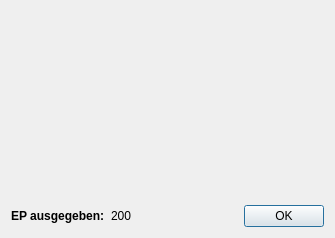
<?xml version="1.0" encoding="UTF-8"?>
<ui version="4.0">
 <class>formMain</class>
 <widget class="QDialog" name="formMain">
  <property name="windowModality">
   <enum>Qt::ApplicationModal</enum>
  </property>
  <property name="geometry">
   <rect>
    <x>0</x>
    <y>0</y>
    <width>335</width>
    <height>238</height>
   </rect>
  </property>
  <property name="sizePolicy">
   <sizepolicy hsizetype="Preferred" vsizetype="Preferred">
    <horstretch>0</horstretch>
    <verstretch>0</verstretch>
   </sizepolicy>
  </property>
  <property name="windowTitle">
   <string>Triff deine Auswahl</string>
  </property>
  <property name="modal">
   <bool>true</bool>
  </property>
  <layout class="QGridLayout" name="gridLayout">
   <item row="5" column="0">
    <layout class="QHBoxLayout" name="horizontalLayout_3">
     <item>
      <widget class="QLabel" name="label">
       <property name="font">
        <font>
         <weight>75</weight>
         <bold>true</bold>
        </font>
       </property>
       <property name="text">
        <string>EP ausgegeben:</string>
       </property>
      </widget>
     </item>
     <item>
      <widget class="QLabel" name="labelEP">
       <property name="text">
        <string>200</string>
       </property>
      </widget>
     </item>
     <item>
      <spacer name="horizontalSpacer_2">
       <property name="orientation">
        <enum>Qt::Horizontal</enum>
       </property>
       <property name="sizeHint" stdset="0">
        <size>
         <width>40</width>
         <height>20</height>
        </size>
       </property>
      </spacer>
     </item>
     <item>
      <widget class="QDialogButtonBox" name="buttonBox">
       <property name="orientation">
        <enum>Qt::Horizontal</enum>
       </property>
       <property name="standardButtons">
        <set>QDialogButtonBox::Ok</set>
       </property>
      </widget>
     </item>
    </layout>
   </item>
   <item row="1" column="0">
    <spacer name="verticalSpacer">
     <property name="orientation">
      <enum>Qt::Vertical</enum>
     </property>
     <property name="sizeHint" stdset="0">
      <size>
       <width>20</width>
       <height>40</height>
      </size>
     </property>
    </spacer>
   </item>
   <item row="0" column="0">
    <layout class="QVBoxLayout" name="verticalLayout"/>
   </item>
  </layout>
 </widget>
 <resources/>
 <connections>
  <connection>
   <sender>buttonBox</sender>
   <signal>accepted()</signal>
   <receiver>formMain</receiver>
   <slot>accept()</slot>
   <hints>
    <hint type="sourcelabel">
     <x>253</x>
     <y>213</y>
    </hint>
    <hint type="destinationlabel">
     <x>37</x>
     <y>49</y>
    </hint>
   </hints>
  </connection>
 </connections>
</ui>
